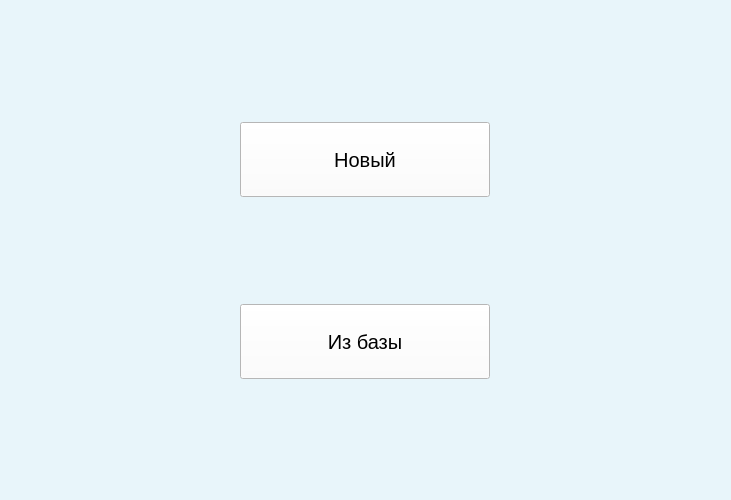
<?xml version="1.0" encoding="UTF-8"?>
<ui version="4.0">
 <class>MainWindow</class>
 <widget class="QMainWindow" name="MainWindow">
  <property name="geometry">
   <rect>
    <x>0</x>
    <y>0</y>
    <width>731</width>
    <height>500</height>
   </rect>
  </property>
  <property name="minimumSize">
   <size>
    <width>731</width>
    <height>500</height>
   </size>
  </property>
  <property name="maximumSize">
   <size>
    <width>731</width>
    <height>500</height>
   </size>
  </property>
  <property name="font">
   <font>
    <underline>false</underline>
   </font>
  </property>
  <property name="mouseTracking">
   <bool>true</bool>
  </property>
  <property name="tabletTracking">
   <bool>true</bool>
  </property>
  <property name="windowTitle">
   <string>Добавление студента в мероприятие</string>
  </property>
  <property name="styleSheet">
   <string notr="true">background-color: rgb(232, 245, 250);</string>
  </property>
  <widget class="QWidget" name="centralwidget">
   <layout class="QVBoxLayout" name="verticalLayout">
    <item>
     <layout class="QHBoxLayout" name="horizontalLayout">
      <item>
       <widget class="QPushButton" name="new_student_btn">
        <property name="minimumSize">
         <size>
          <width>250</width>
          <height>75</height>
         </size>
        </property>
        <property name="maximumSize">
         <size>
          <width>250</width>
          <height>50</height>
         </size>
        </property>
        <property name="font">
         <font>
          <pointsize>15</pointsize>
         </font>
        </property>
        <property name="mouseTracking">
         <bool>true</bool>
        </property>
        <property name="styleSheet">
         <string notr="true">QPushButton{
	background-color: rgb(255, 255, 255);
}
QPushButton:hover{
	background-color: rgb(242, 255, 235);
}</string>
        </property>
        <property name="text">
         <string>Новый</string>
        </property>
       </widget>
      </item>
     </layout>
    </item>
    <item>
     <layout class="QHBoxLayout" name="horizontalLayout_2">
      <item>
       <widget class="QPushButton" name="from_baze_btn">
        <property name="enabled">
         <bool>true</bool>
        </property>
        <property name="minimumSize">
         <size>
          <width>250</width>
          <height>75</height>
         </size>
        </property>
        <property name="maximumSize">
         <size>
          <width>250</width>
          <height>50</height>
         </size>
        </property>
        <property name="font">
         <font>
          <pointsize>15</pointsize>
         </font>
        </property>
        <property name="cursor">
         <cursorShape>ArrowCursor</cursorShape>
        </property>
        <property name="mouseTracking">
         <bool>true</bool>
        </property>
        <property name="styleSheet">
         <string notr="true">QPushButton{
	background-color: rgb(255, 255, 255);
}
QPushButton:hover{
	background-color: rgb(242, 255, 235);
}</string>
        </property>
        <property name="text">
         <string>Из базы</string>
        </property>
       </widget>
      </item>
     </layout>
    </item>
   </layout>
  </widget>
  <widget class="QMenuBar" name="menubar">
   <property name="geometry">
    <rect>
     <x>0</x>
     <y>0</y>
     <width>731</width>
     <height>26</height>
    </rect>
   </property>
  </widget>
  <widget class="QStatusBar" name="statusbar"/>
 </widget>
 <resources/>
 <connections/>
</ui>
